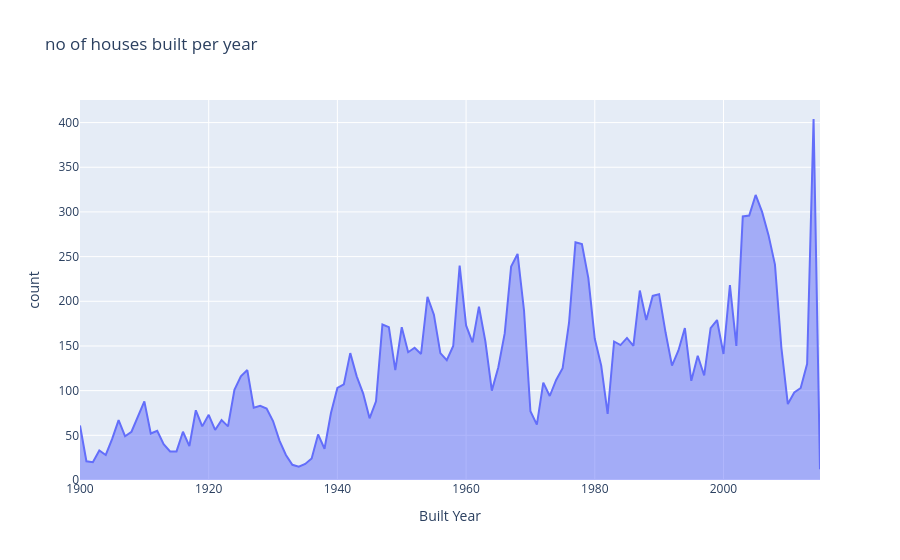

The notebook cell this image was saved under:
### Markdown cell above
#### Houses in better condition (3–5) generally have higher grades compared to poor condition houses (1–2). 
#### Within each condition level, houses with more views tend to achieve slightly higher grades.

### Code cell
#To analyze the number of houses built per year to understand construction trends over time
houses_built_year_count=df.groupby('Built Year')['id'].size().reset_index(name="count")
fig=px.area(houses_built_year_count,x="Built Year",y='count',title="no of houses built per year ")

fig.show()

### Figure 1 — Plotly figure (JSON) as saved in the notebook; plotly's stock layout.template omitted (floating-point values rounded to 4 significant figures)
{"data": [{"fillpattern": {"shape": ""}, "hovertemplate": "Built Year=%{x}<br>count=%{y}<extra></extra>", "legendgroup": "", "line": {"color": "#636efa"}, "marker": {"symbol": "circle"}, "mode": "lines", "name": "", "orientation": "v", "showlegend": false, "stackgroup": "1", "type": "scatter", "x": [1900, 1901, 1902, 1903, 1904, 1905, 1906, 1907, 1908, 1909, 1910, 1911, 1912, 1913, 1914, 1915, 1916, 1917, 1918, 1919, 1920, 1921, 1922, 1923, 1924, 1925, 1926, 1927, 1928, 1929, 1930, 1931, 1932, 1933, 1934, 1935, 1936, 1937, 1938, 1939, 1940, 1941, 1942, 1943, 1944, 1945, 1946, 1947, 1948, 1949, 1950, 1951, 1952, 1953, 1954, 1955, 1956, 1957, 1958, 1959, 1960, 1961, 1962, 1963, 1964, 1965, 1966, 1967, 1968, 1969, 1970, 1971, 1972, 1973, 1974, 1975, 1976, 1977, 1978, 1979, 1980, 1981, 1982, 1983, 1984, 1985, 1986, 1987, 1988, 1989, 1990, 1991, 1992, 1993, 1994, 1995, 1996, 1997, 1998, 1999, 2000, 2001, 2002, 2003, 2004, 2005, 2006, 2007, 2008, 2009, 2010, 2011, 2012, 2013, 2014, 2015], "xaxis": "x", "y": [61, 21, 20, 33, 28, 46, 67, 49, 54, 72, 88, 52, 55, 40, 32, 32, 54, 38, 78, 60, 73, 56, 67, 60, 101, 116, 123, 81, 83, 80, 66, 44, 28, 17, 15, 18, 24, 51, 35, 75, 103, 107, 142, 116, 97, 69, 88, 174, 171, 123, 171, 143, 148, 141, 205, 185, 142, 134, 150, 240, 173, 154, 194, 155, 100, 126, 164, 239, 253, 190, 77, 62, 109, 94, 112, 125, 176, 266, 264, 226, 158, 128, 74, 155, 151, 159, 150, 212, 179, 206, 208, 165, 128, 145, 170, 111, 139, 117, 170, 179, 141, 218, 150, 295, 296, 319, 300, 274, 241, 148, 85, 98, 103, 130, 404, 12], "yaxis": "y"}], "layout": {"autosize": true, "legend": {"tracegroupgap": 0}, "title": {"text": "no of houses built per year "}, "xaxis": {"anchor": "y", "autorange": true, "domain": [0, 1], "range": [1900, 2015], "title": {"text": "Built Year"}, "type": "linear"}, "yaxis": {"anchor": "x", "autorange": true, "domain": [0, 1], "range": [0, 425.3], "title": {"text": "count"}, "type": "linear"}}}
